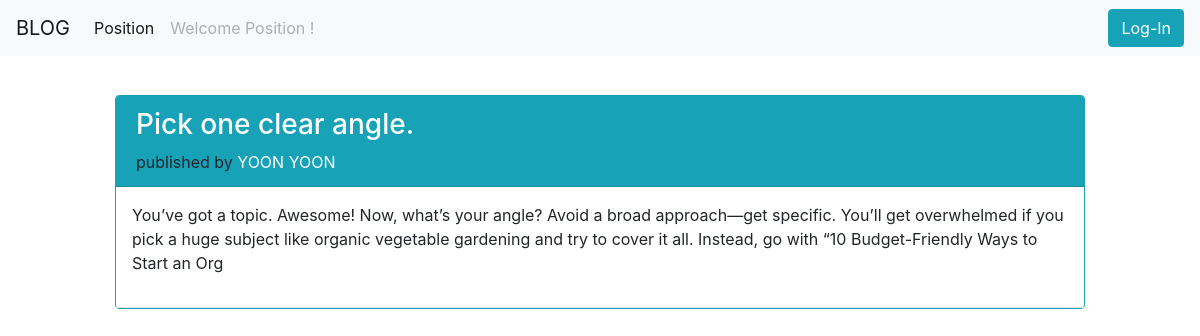
The page /post-detail.php?pid=20 on the database its author committed.
### tables this page shows
CREATE TABLE `posts` (
  `id` int(11) NOT NULL,
  `title` varchar(255) NOT NULL,
  `body` varchar(255) NOT NULL,
  `created_date_time` timestamp NOT NULL DEFAULT current_timestamp(),
  `user_id` int(11) NOT NULL,
  `updated_date_time` timestamp NOT NULL DEFAULT current_timestamp() ON UPDATE current_timestamp()
);

CREATE TABLE `users` (
  `id` int(11) NOT NULL,
  `name` varchar(100) NOT NULL,
  `email` varchar(100) NOT NULL,
  `password` varchar(100) NOT NULL,
  `created_date_time` timestamp NOT NULL DEFAULT current_timestamp(),
  `updated_date_time` timestamp NOT NULL DEFAULT current_timestamp() ON UPDATE current_timestamp()
);

### post-detail.php (the view, shortened to what this page needs)
<?php
$role="";$username="";
if(isset($_SESSION['row']) && isset($_SESSION['username'])){
  $role=$_SESSION['row'];
  $username=$_SESSION['username'];
}
else {
  $role="Position";
}
?>
<!DOCTYPE html>
<html lang="en">
<head>
  <link rel="stylesheet" href="css/bootstrap.css">
  <link rel="stylesheet" href="css/bootstrap.min.css">
  <link rel="stylesheet" href="css/style.css">
  <link rel="stylesheet" href="https://cdnjs.cloudflare.com/ajax/libs/font-awesome/4.7.0/css/font-awesome.min.css">
</head>
<body id="home">
<form action="index.php" method="post">
<nav class="navbar navbar-expand-lg navbar-light fixed-top bg-light">
    <?php
        if(isset($_SESSION['username'])){
          if($role=="admin"){
            echo '<a class="navbar-brand" href="admin/index.php">BLOG</a>';
          }
          else{
            echo '<a class="navbar-brand" href="admin/post-list.php">BLOG</a>';
          }
        }
        else{
          echo '<a class="navbar-brand" href="index.php">BLOG</a>';
        }
    ?>
  <div class="collapse navbar-collapse" id="navbarSupportedContent">
    <ul class="navbar-nav mr-auto">
      <li class="nav-item active">
        <a class="nav-link" href="#"><?php echo $role?> <span class="sr-only">(current)</span></a>
      </li>
      <li class="nav-item">
        <a class="nav-link disabled" href="#" tabindex="-1" aria-disabled="true">Welcome <?php echo $role?> !</a>
      </li>
    </ul>
    <form class="form-inline my-2 my-lg-0">
    <?php
          if(isset($_SESSION['username'])){
            if($role=="author")
            {
              echo '<a href="admin/post-create.php" class="btn btn-info search offset-1">Add Post</a>';
            }
            echo '<a href="admin/logout.php" class="btn btn-danger ml-3" >Log-Out</a>';
          }
          else{
            echo '<a href="admin/login.php" class="btn btn-info" >Log-In</a>';
          }
    ?>
    </form>
  </div>
</nav>
<div class="container col-lg-10 col-sm-12 col-12 main">
  <?php
    require('connect.php');
    $postid=$_GET['pid'];
    $post_result = mysqli_query($db, "SELECT posts.*,users.name FROM posts LEFT JOIN users ON posts.user_id=users.id WHERE posts.id=$postid");
    $postrow = mysqli_fetch_assoc($post_result);
    ?>
  <div class="card border-info mt-5">
    <div class="card-header bg-info">
        <a href="post-detail.php?pid=<?php echo $postrow['id']?>" class="text-white"><h3><?php echo $postrow['title']?> </h3></a>
        <span class="blog-username">published by <a href="post.php?uid=<?php echo $postrow['user_id']?>" class="text-white"><?php echo $postrow['name']?></a></span>
    </div>
    <div class="card-body p-3 border-bottom">
      <p><?php echo $postrow['body']?></p>
    </div>
    </div>
</div>
</form>
</body>
</html>

### css/style.css (style rules this page uses)
#home .main { margin-top: 95px; }
#home .card-body p { overflow: hidden; text-overflow: ellipsis; display: -webkit-box; -webkit-line-clamp: 3; -webkit-box-orient: vertical; }

### rows shown on the page
posts: title "Pick one clear angle.", user.name "YOON YOON", body "You’ve got a topic. Awesome! Now, what’s your angle? Avoid a broad approach—get specific. You’ll get overwhelmed if you pick a huge subject like organic vegetable gardening and try to cover it all. Instead, go with “10 Budget-Friendly Ways to Start an Org"

### other values the page prints
$role "Position"
